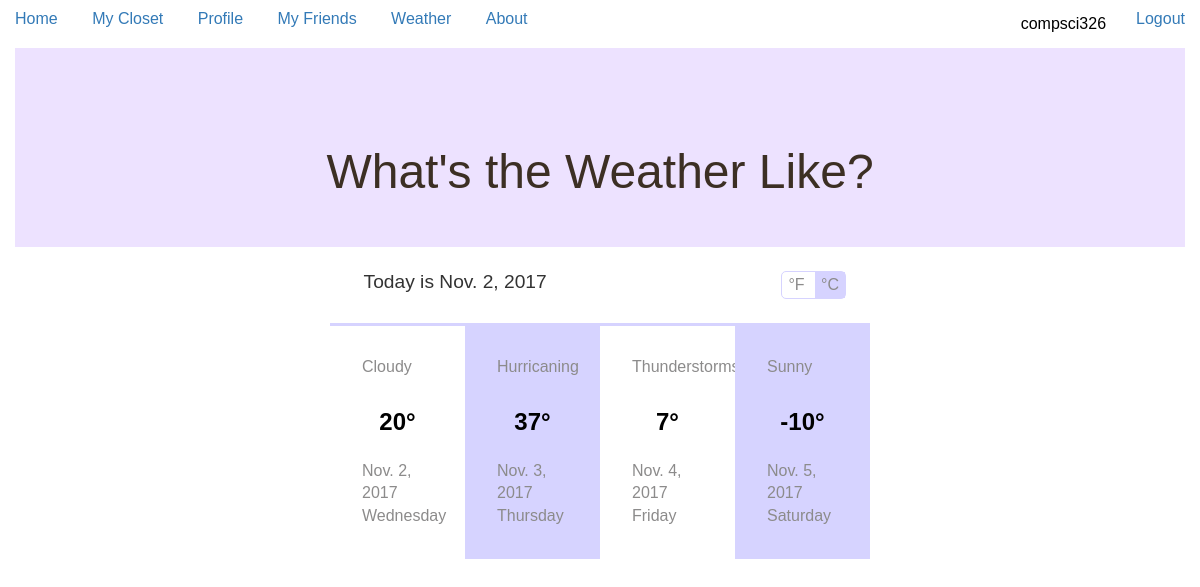
The page /mycloset/weather.html (signed in) on the database its author committed.
### mycloset/models.py (models this page shows)
class Weather(models.Model):
    weather_type = models.CharField(max_length=20)
    date = models.DateField('Date', null=True, blank=True)
    def __str__(self):
        return '%s' % (self.weather_type)

### mycloset/views.py (the view)
def weather(request):
        date = Weather.objects.get(date='2017-11-02')
        date2 = Weather.objects.get(date='2017-11-03')
        date3 = Weather.objects.get(date='2017-11-04')
        date4 = Weather.objects.get(date='2017-11-05')
        weather_type = Weather.objects.get(weather_type='Cloudy')
        return render(
		request,
		'weather.html',
		context = {'date':date,'date2':date2,'date3':date3,'date4':date4,'weather_type':weather_type},
	)

### mycloset/templates/weather.html (shortened to what this page needs)
<!DOCTYPE html>
<html lang="en">
<head>
  <link rel="stylesheet" href="https://maxcdn.bootstrapcdn.com/bootstrap/3.3.7/css/bootstrap.min.css">
  {% load static %}
  <link rel="stylesheet" href="{% static 'css/weather-style.css' %}">
</head>
<body>
<div class="nav">
  <li role="presentation"><a href="{% url 'index' %}">Home</a></li>
  <li role="presentation"><a href="{% url 'closet' %}">My Closet</a></li>
  <li role="presentation"><a href="{% url 'profile' %}">Profile</a></li>
  <li role="presentation"><a href="{% url 'friends' %}">My Friends</a></li>
  <li role="presentation"><a href="{% url 'weather' %}">Weather</a></li>
  <li role="presentation"><a href="{% url 'about' %}">About</a></li>
  {% if user.is_authenticated %}
    <li role="presentation" class="pull-right"><a href="{% url 'logout'%}?next={{request.path}}">Logout</a></li>
    <li role="presentation" class="pull-right navbar-text"> {{ user.get_username }} </li>
  {% else %}
    <li role="presentation" class="pull-right"><a href="{% url 'login'%}?next={{request.path}}">Login</a></li>
  {% endif %}
</div>
<div class="container">
  <h1>What's the Weather Like?</h1>
</div>
	<div class="header">
		<div class="header-top">
			<h2><img class="whe" src="images/sun.png" alt="" />Today is {{ date.date }}</h2>
			<ul>
				<li><p>°F</p></li>
				<li><p class="cen">°C</p></li>
			</ul>
		</div>
		<div class="header-bottom">
			<div class="header-bottom1">
				<div class="header-head">
				<h4>{{ weather_type }}</h4>
				<h6>20°</h6>
				<div class="bottom-head">
					<p>{{ date.date }}</p>
					<p>Wednesday</p>
				</div>
			</div>
			</div>
			<div class="header-bottom1 header-bottom2">
				<div class="header-head">
			<h4>{{ date2 }}</h4>
			<h6>37°</h6>
			<div class="bottom-head">
					<p>{{ date2.date }}</p>
					<p>Thursday</p>
				</div>
			</div>
			</div>
			<div class="header-bottom1">
				<div class="header-head">
				<h4>{{ date3 }}</h4>
				<h6>7°</h6>
				<div class="bottom-head">
					<p>{{ date3.date }}</p>
					<p>Friday</p>
				</div>
			</div>
			</div>
			<div class="header-bottom1 header-bottom2">
				<div class="header-head">
			<h4>{{ date4 }}</h4>
			<h6>-10°</h6>
			<div class="bottom-head">
					<p>{{ date4.date }}</p>
					<p>Saturday</p>
				</div>
				</div>
			</div>
		</div>
	</div>
</body>
</html>

### mycloset/static/css/weather-style.css (style rules this page uses)
html,body,div,span,applet,object,iframe,h1,h2,h3,h4,h5,h6,p,blockquote,pre,a,abbr,acronym,address,big,cite,code,del,dfn,em,img,ins,kbd,q,s,samp,small,strike,strong,sub,sup,tt,var,b,u,i,dl,dt,dd,ol,nav ul,nav li,fieldset,form,label,legend,table,caption,tbody,tfoot,thead,tr,th,td,article,aside,canvas,details,embed,figure,figcaption,footer,header,hgroup,menu,nav,output,ruby,section,summary,time,mark,audio,video { margin:0;padding:0;border:0;font-size:100%;font:inherit;vertical-align:baseline; }
ol, ul { list-style:none;margin:0;padding:0; }
.nav>li { float: none; display: inline-block; color: black; }
body { font-family: 'Montserrat', sans-serif; font-size: 100%; }
.header-bottom { border-color: #D6D3FF; }
.container { background: #EDE2FF; }
a { text-decoration: none; }
h1 { text-align: center; font-size: 3em; color: #3C2F24; margin: 2em 0em 1em 0em; }
.header { background: #fff; width:40%; margin: 0 auto; }
.header-top { border-bottom: 3px solid #D6D3FF; padding: 1.5em; }
.header-top h2 { font-size: 1.2em; float: left; }
.header-top ul { float: right; border: 1px solid #D6D3FF; border-radius: 5px; }
.header-top li { display: inline-block; }
.header-top li p { color:#8C8B8B; font-size: 1em; padding: 4px 6px; }
.header-top li p.cen { background: #D6D3FF; }
.header-bottom1 { float: left; width: 25%; }
.header-head { padding: 2em; }
.header-bottom2 { background: #D6D3FF; }
.header-bottom1:nth-child(3) { border-right: none; }
.header-head h4 { color:#8C8B8B; font-size: 1em; }
.header-head h6 { color:#000; font-size: 1.5em; font-weight: bold; text-align: center; margin-bottom: 1em; }
.bottom-head p { color:#8C8B8B; font-size: 1em; line-height: 1.4em; }
@media (max-width:1366px) { .header { width: 42%; } }
@media (max-width:1280px) { .header { width: 45%; } }

### rows shown on the page
Weather: date "Nov. 2, 2017"
Weather: weather_type "Cloudy"
Weather: weather_type "Hurricaning", date "Nov. 3, 2017"
Weather: weather_type "Thunderstorms", date "Nov. 4, 2017"
Weather: weather_type "Sunny", date "Nov. 5, 2017"

### other values the page prints
{{ user.get_username }} "compsci326"
